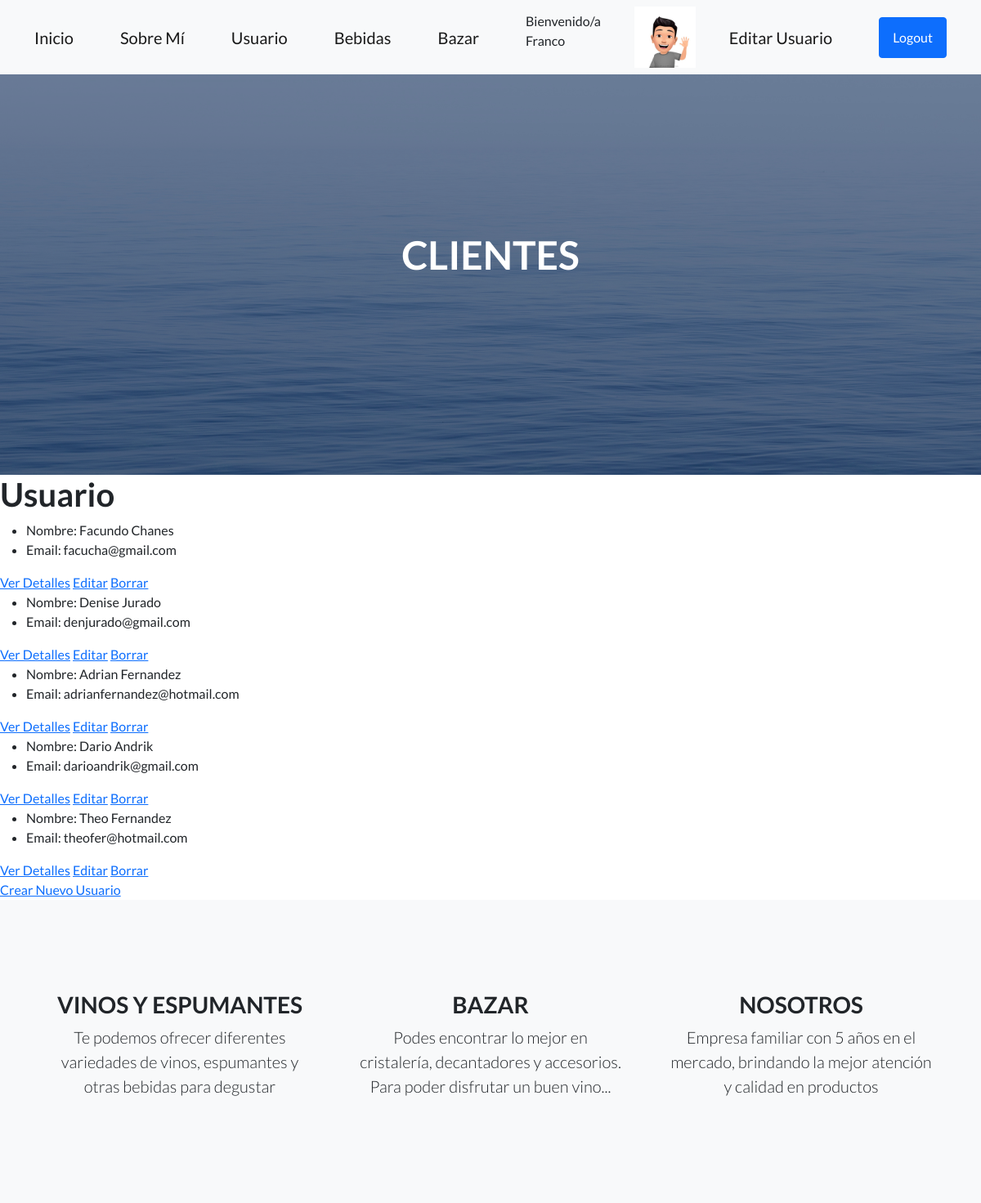
Screenshot of /AppMalbec/usuarios/ (signed in) with the database file from the repository.
### AppMalbec/models.py (models this page shows)
class Avatar(models.Model):
    usuario= models.ForeignKey(User, on_delete=models.CASCADE)
    imagen = models.ImageField(upload_to="avatares", null= True, blank= True)

class Usuario(models.Model):
    nombre= models.CharField(max_length=50)
    apellido= models.CharField(max_length=50)
    email= models.EmailField()

### AppMalbec/views.py (the view)
# urls.py: path("usuarios/", UsuarioLista.as_view(), name="Usuarios"),
class UsuarioLista(LoginRequiredMixin,ListView):
    model = Usuario
    template_name = "AppMalbec/usuario.html"

### AppMalbec/templates/AppMalbec/usuario.html
{% extends "AppMalbec/padre.html" %}
{% load static %}
{% block titulo %}
CLIENTES
{% endblock %}
{% block pie%}
<h1>Usuario</h1>
{% for usuario in object_list %}
<ul><li>Nombre: {{usuario.nombre}} {{usuario.apellido}} </li>
<li>Email: {{usuario.email}}</li>
</ul>
<a href="{% url 'DetalleUsuario' usuario.id %} ">Ver Detalles</a>
<a href="{% url 'EditarUsuario' usuario.id %} ">Editar</a>
<a href="{% url 'BorrarUsuario' usuario.id %} ">Borrar</a>
{% endfor %}<br>
<a href="{% url 'UsuarioNuevo' %}">Crear Nuevo Usuario</a>
{% endblock %}

### AppMalbec/templates/AppMalbec/padre.html (shortened to what this page needs)
<!DOCTYPE html>
<html lang="en">
    <head>
        {% load static %}
        <link href="https://cdn.jsdelivr.net/npm/bootstrap-icons@1.5.0/font/bootstrap-icons.css" rel="stylesheet" type="text/css" />
        <link href="{% static 'AppMalbec/css/styles.css' %}" rel="stylesheet" />
    </head>
    <body>
        <nav class="navbar navbar-light bg-light static-top">
            <div class="container">
                <a class="navbar-brand" href="{% url 'Inicio' %}">Inicio</a>
                <a class="navbar-brand" href="{% url 'SobreMi' %}">Sobre Mí</a>
                <a class="navbar-brand" href="{% url 'Usuarios' %}">Usuario</a>
                <a class="navbar-brand" href="{% url 'Variedades' %}">Bebidas</a>
                <a class="navbar-brand" href="{% url 'Bazar' %}">Bazar</a>
                {% if request.user.is_authenticated %}
                <p>Bienvenido/a <br>{{user}}</p>
                {% with user.avatar_set.first as miAvatar %}
                {% if miAvatar %}
                <img src="{{miAvatar.imagen.url}} " alt="No hay imagen" style="max-width: 75px ;">
                {% endif %}
                {% endwith %}
                <a class="navbar-brand" href="{% url 'EditarPerfil' %}">Editar Usuario</a>
                <a class="btn btn-primary" href="{% url 'Logout' %}">Logout</a>
                {% else %}
                <a class="btn btn-primary" href="{% url 'Registarse' %}">Registro</a>
                <a class="btn btn-primary" href="{% url 'Login' %}">Login</a>
                {% endif %}
            </div>
        </nav>
        <header class="masthead">
            <div class="container position-relative">
                <div class="row justify-content-center">
                    <div class="col-xl-6">
                        <div class="text-center text-white">
                            <h1 class="mb-5">
                                {% block titulo%}
                                {% endblock %}
                            </h1>
                        </div>
                    </div>
                </div>
            </div>
        </header>
        {% block pie%}
        {% endblock %}
          <section class="features-icons bg-light text-center">
            <div class="container">
                <div class="row">
                    <div class="col-lg-4">
                        <div class="features-icons-item mx-auto mb-5 mb-lg-0 mb-lg-3">
                            <h3>VINOS Y ESPUMANTES </h3>
                            <p class="lead mb-0">Te podemos ofrecer diferentes variedades de vinos, espumantes y otras bebidas para degustar</p>
                        </div>
                    </div>
                    <div class="col-lg-4">
                        <div class="features-icons-item mx-auto mb-5 mb-lg-0 mb-lg-3">
                            <h3>BAZAR</h3>
                            <p class="lead mb-0">Podes encontrar lo mejor en cristalería, decantadores y accesorios.
                                Para poder disfrutar un buen vino... </p>
                        </div>
                    </div>
                    <div class="col-lg-4">
                        <div class="features-icons-item mx-auto mb-0 mb-lg-3">
                            <h3>NOSOTROS</h3>
                            <p class="lead mb-0">Empresa familiar con 5 años en el mercado, brindando la mejor atención y calidad en productos</p>
                        </div>
                    </div>
                </div>
            </div>
        </section>
    </body>
</html>

### rows the page displays
Avatar: imagen (picture)
Usuario: nombre "Facundo", apellido "Chanes", email "facucha@gmail.com"
Usuario: nombre "Denise", apellido "Jurado", email "denjurado@gmail.com"
Usuario: nombre "Adrian", apellido "Fernandez", email "adrianfernandez@hotmail.com"
Usuario: nombre "Dario", apellido "Andrik", email "darioandrik@gmail.com"
Usuario: nombre "Theo", apellido "Fernandez", email "theofer@hotmail.com"

### other values shown
{{ user }} "Franco"
